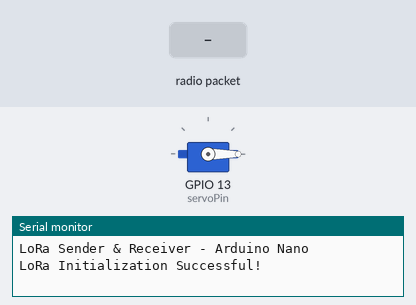
Simulated run of this sketch. Board: ESP32. On the bench: servo, the last lines printed to the serial monitor. The inputs (shaded band) are chosen by the test bench. No radio packets arrive unless stated.

Above: at 1.2 s.
1.3 s: radio packet "drop" arrives
At 2.1 s:
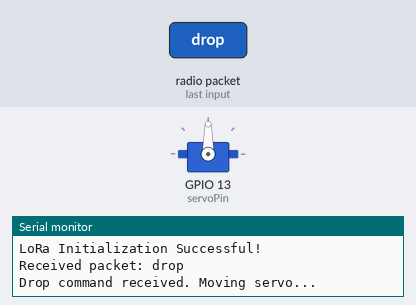
3.8 s: radio packet "90" arrives
Timing chart, 0 to 6.8 s (numbered marks = the images above; inputs shaded):
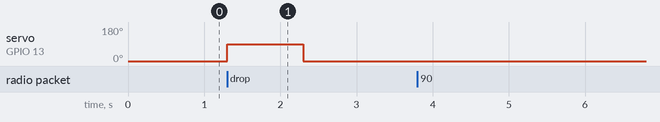

Measured:
- after the input at 1.3 s, servo on GPIO 13 (servoPin): 0° → 90° at once, → 0° 1.0 s later

The sketch:

DRONE_TRANSMITTER.ino
```cpp
#include <SPI.h>
#include <LoRa.h>

#include <ESP32Servo.h>
#define servoPin 13 // Servo control pin
#define ss 5
#define rst 14
#define dio0 2

Servo myServo;
unsigned long lastSendTime = 0;
const unsigned long sendInterval = 2000; // 2 seconds
int counter = 0;

void setup() {
  // Initialize Serial Monitor
  Serial.begin(115200);
  while (!Serial);
  Serial.println("LoRa Sender & Receiver - Arduino Nano");

  // Setup LoRa transceiver module
  LoRa.setPins(ss, rst, dio0);

  // LoRa Frequency (433E6 for Asia, 868E6 for Europe, 915E6 for North America)
  while (!LoRa.begin(433E6)) {
    Serial.println("LoRa Initialization Failed!");
    delay(500);
  }

  // Set sync word to ensure communication with receiver
  LoRa.setSyncWord(0xAB);
  Serial.println("LoRa Initialization Successful!");

  // Attach the servo to its pin
  myServo.attach(servoPin);
  myServo.write(0); // Set servo to initial position
}

void loop() {
  // Send data every sendInterval milliseconds
  if (millis() - lastSendTime > sendInterval) {
    sendMessage();
    lastSendTime = millis();
  }

  receiveMessage();
}

void sendMessage() {
  Serial.print("Sending packet: ");
  Serial.println(counter);

  LoRa.beginPacket();
  LoRa.print("hello ");
  LoRa.print(counter);
  LoRa.endPacket();

  counter++;
}

void receiveMessage() {
  int packetSize = LoRa.parsePacket();
  if (packetSize) {
    Serial.print("Received packet: ");
    String LoRaData = "";
    while (LoRa.available()) {
      LoRaData += (char)LoRa.read();
    }
    Serial.println(LoRaData);

    if (LoRaData == "90") {
      Serial.println("90 data packet received");
    }

    if (LoRaData == "drop") {
      Serial.println("Drop command received. Moving servo...");
      myServo.write(90); // Move servo to 90 degrees
      delay(1000); // Hold position for 1 second
      myServo.write(0); // Return servo to initial position
    }

    Serial.print("RSSI: ");
    Serial.println(LoRa.packetRssi());
  }
}
```
